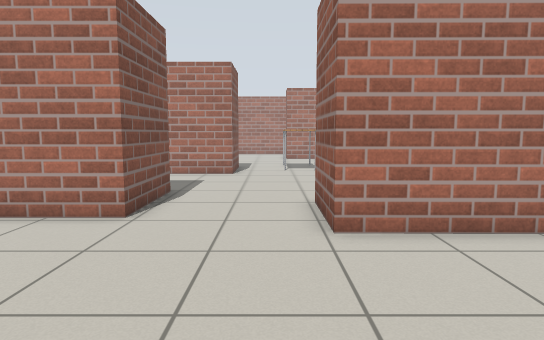
[1] (above)

18 first-person views from a walk through a Gazebo world. The camera is 0.94 m above the floor, tilts 6° down and sees 75° across. The floor is counted in squares, 0.5 m on a side. Each view is taken from the middle of a square. On the plan, view 1 faces up. The plan holds only what a view shows up to about 18 squares ahead; the rest is blank. Robots are left out. Gazebo's built-in surfaces are drawn with simple patterns. Simple shapes stand in for some stock models.

[2]
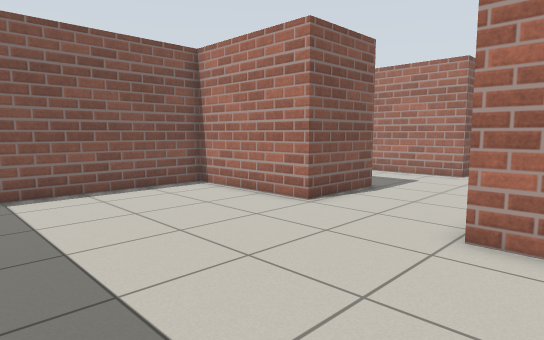

[3]
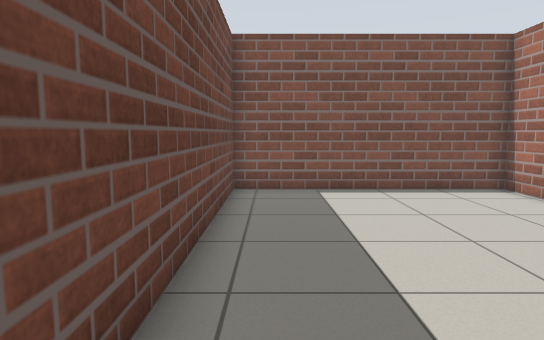

[4]
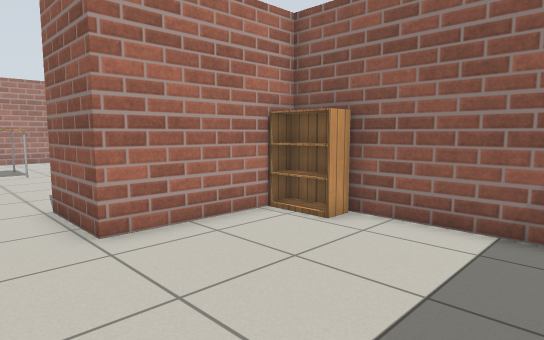

[5]
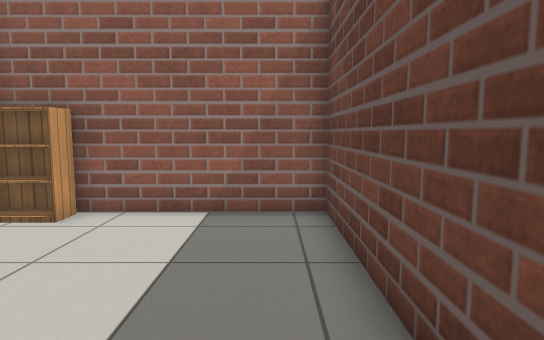

[6]
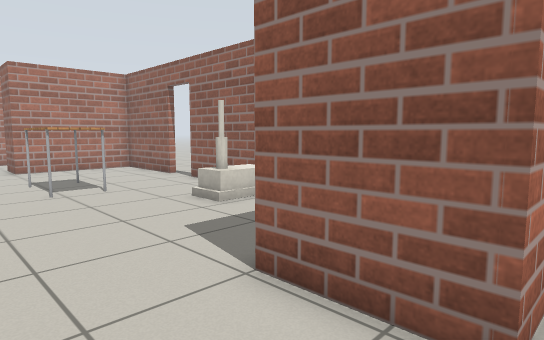

[7]
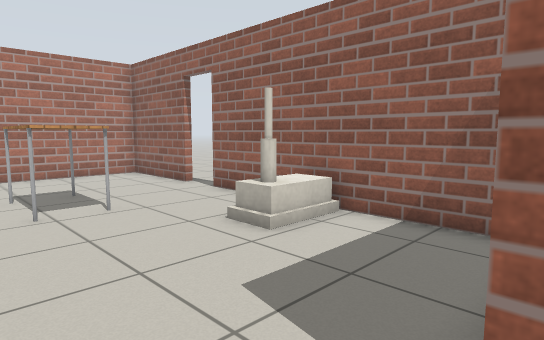

[8]
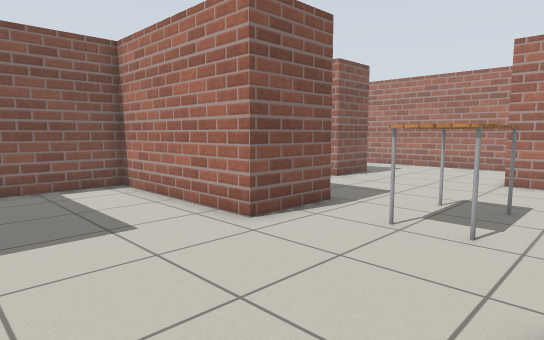

[9]
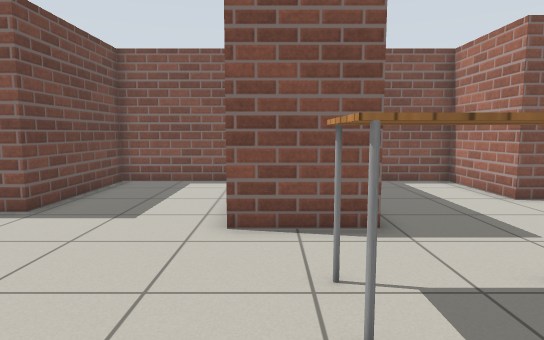

[10]
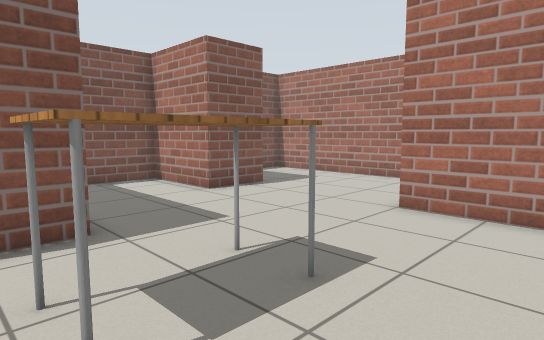

[11]
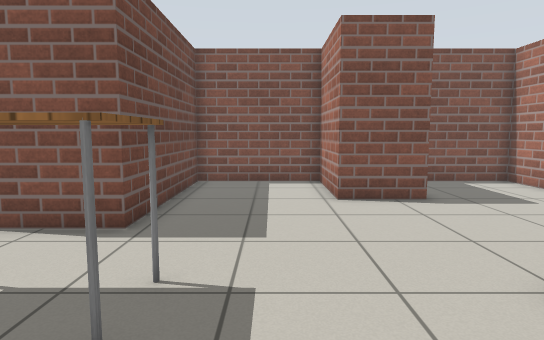

[12]
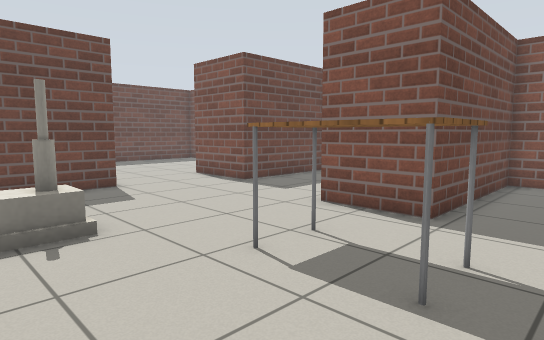

[13]
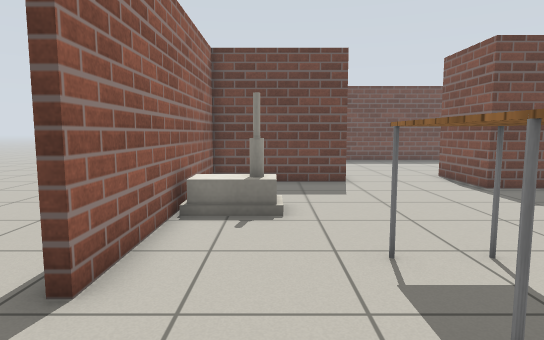

[14]
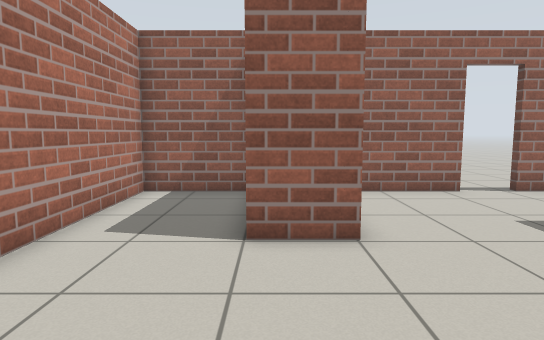

[15]
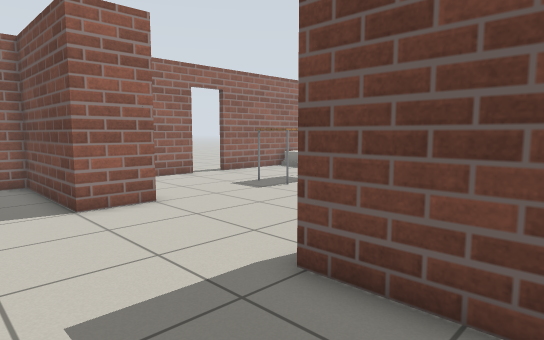

[16]
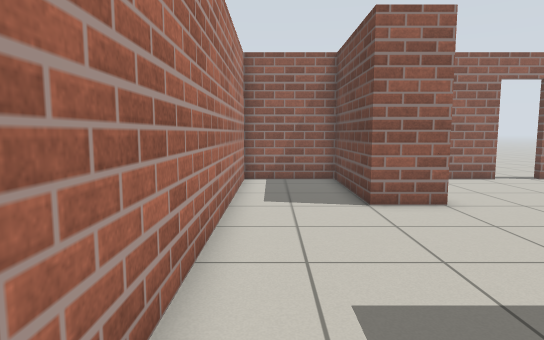

[17]
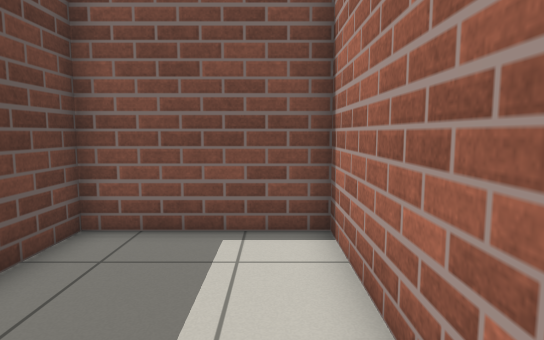

[18]
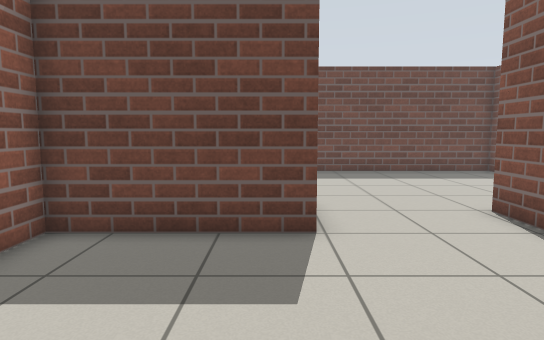

### Floor plan
Points are (right, up) in squares from view 1. A wall is a line through its corners. A room is listed if a view was taken in it or the views show most of it. See-through windows are left out.
Room 1 (views 1, 2, 3, 4, 5, 6)
walls: (-3.2, 7.7) (-8.6, 7.7) (-8.6, -1.3) (6.3, -1.3) (6.3, 4.2); (6.3, 6.4) (1.2, 6.5) (1.2, 7.5)
ways out: opening at (-1, 8.5) to room 2
objects: bookshelf (6, 5) to (6, 6)
Room 2 (views 7, 8, 9, 10, 11, 12, 13, 18)
walls: (6.3, 20.9) (6.3, 25.4) (1.2, 25.4) (1.2, 26.4); (-4.8, 26.4) (-4.8, 23.9) (-8.6, 23.9) (-8.6, 19.1) (-1.8, 19.1) (-1.8, 16.1) (-8.6, 16.1) (-8.6, 11.2) (-3.2, 11.2) (-3.2, 7.7); (1.2, 7.5) (1.2, 9.5) (6.3, 9.5) (6.3, 19.1) (6.6, 19.1)
ways out: opening at (-1, 8.5) to room 1; opening at (-2, 26) to room 3; open door at (6.3, 20.3)
objects: table (1, 18) to (2, 20); house (4, 14) to (5, 15)
Room 3 (views 14, 15, 16, 17)
walls: (1.2, 26.4) (1.2, 27.4) (6.3, 27.4) (6.3, 31.1) (-8.6, 31.1) (-8.6, 26.4) (-4.8, 26.4)
ways out: opening at (-2, 26) to room 2

Where each view was taken, in squares from view 1:
view 1: 0 up, 0 right, facing up
view 2: 0 up, 3 right, facing up-left
view 3: 0 up, 3 right, facing left
view 4: 0 up, 1 left, facing up-right
view 5: 0 up, 2 left, facing right
view 6: 6 up, 2 left, facing up-right
view 7: 9 up, 1 left, facing up-right
view 8: 11 up, 4 right, facing up-left
view 9: 17 up, 5 right, facing left
view 10: 17 up, 5 right, facing up-left
view 11: 22 up, 5 right, facing left
view 12: 22 up, 6 right, facing down-left
view 13: 23 up, 4 right, facing down
view 14: 27 up, 5 left, facing right
view 15: 30 up, 8 left, facing down-right
view 16: 30 up, 8 left, facing right
view 17: 30 up, 2 left, facing left
view 18: 16 up, 2 right, facing down
